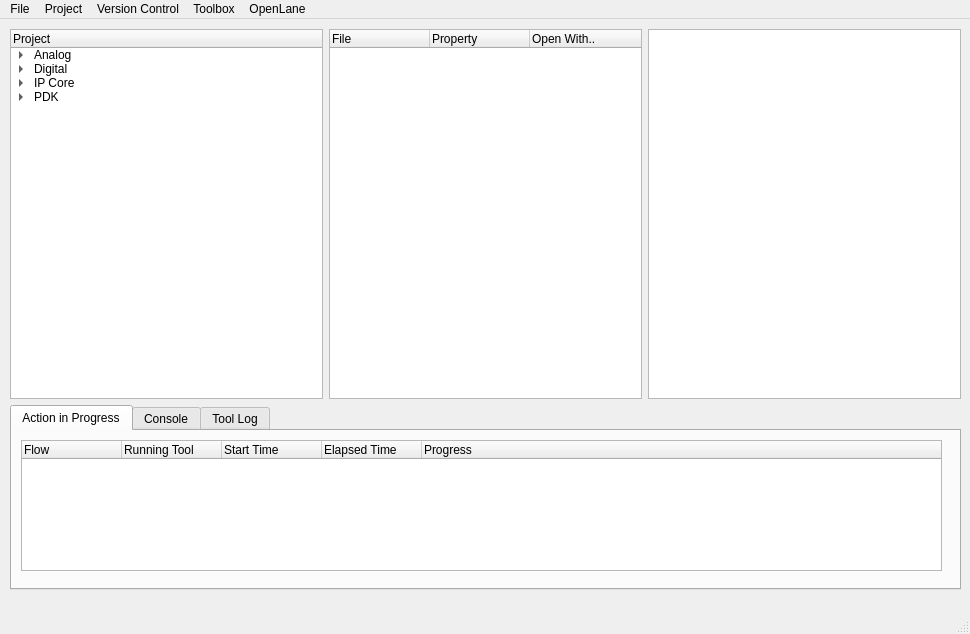
<?xml version="1.0" encoding="UTF-8"?>
<ui version="4.0">
 <class>mainWindow</class>
 <widget class="QMainWindow" name="mainWindow">
  <property name="geometry">
   <rect>
    <x>0</x>
    <y>0</y>
    <width>970</width>
    <height>634</height>
   </rect>
  </property>
  <property name="windowTitle">
   <string>EveIDE-MS</string>
  </property>
  <property name="windowOpacity">
   <double>0.000000000000000</double>
  </property>
  <widget class="QWidget" name="centralwidget">
   <widget class="QWidget" name="gridLayoutWidget">
    <property name="geometry">
     <rect>
      <x>10</x>
      <y>10</y>
      <width>951</width>
      <height>561</height>
     </rect>
    </property>
    <layout class="QGridLayout" name="gridLayout" rowstretch="2,1,0" columnstretch="0,0,0">
     <property name="sizeConstraint">
      <enum>QLayout::SetDefaultConstraint</enum>
     </property>
     <item row="0" column="0">
      <widget class="QTreeWidget" name="treeWidget">
       <column>
        <property name="text">
         <string>Project</string>
        </property>
       </column>
       <item>
        <property name="text">
         <string>Analog</string>
        </property>
        <item>
         <property name="text">
          <string>Module1</string>
         </property>
        </item>
       </item>
       <item>
        <property name="text">
         <string>Digital</string>
        </property>
        <item>
         <property name="text">
          <string>Module2</string>
         </property>
        </item>
       </item>
       <item>
        <property name="text">
         <string>IP Core</string>
        </property>
        <item>
         <property name="text">
          <string>Memory IP1</string>
         </property>
        </item>
        <item>
         <property name="text">
          <string>OTP1</string>
         </property>
        </item>
        <item>
         <property name="text">
          <string>eFPGA</string>
         </property>
        </item>
        <item>
         <property name="text">
          <string>ROM1</string>
         </property>
        </item>
       </item>
       <item>
        <property name="text">
         <string>PDK</string>
        </property>
        <item>
         <property name="text">
          <string>SKY130A</string>
         </property>
        </item>
       </item>
      </widget>
     </item>
     <item row="0" column="1">
      <widget class="QTreeWidget" name="treeWidget_2">
       <column>
        <property name="text">
         <string>File</string>
        </property>
       </column>
       <column>
        <property name="text">
         <string>Property</string>
        </property>
       </column>
       <column>
        <property name="text">
         <string>Open With..</string>
        </property>
       </column>
      </widget>
     </item>
     <item row="0" column="2">
      <widget class="QTableWidget" name="tableWidget"/>
     </item>
     <item row="1" column="0" colspan="3">
      <widget class="QTabWidget" name="">
       <property name="currentIndex">
        <number>0</number>
       </property>
       <widget class="QWidget" name="tab_2">
        <attribute name="title">
         <string>Action in Progress</string>
        </attribute>
        <widget class="QWidget" name="horizontalLayoutWidget_2">
         <property name="geometry">
          <rect>
           <x>9</x>
           <y>9</y>
           <width>921</width>
           <height>131</height>
          </rect>
         </property>
         <layout class="QHBoxLayout" name="horizontalLayout_2">
          <item>
           <widget class="QTreeWidget" name="treeWidget_4">
            <column>
             <property name="text">
              <string>Flow</string>
             </property>
            </column>
            <column>
             <property name="text">
              <string>Running Tool</string>
             </property>
            </column>
            <column>
             <property name="text">
              <string>Start Time</string>
             </property>
            </column>
            <column>
             <property name="text">
              <string>Elapsed Time</string>
             </property>
            </column>
            <column>
             <property name="text">
              <string>Progress</string>
             </property>
            </column>
           </widget>
          </item>
         </layout>
        </widget>
       </widget>
       <widget class="QWidget" name="tabConsole" native="true">
        <attribute name="title">
         <string>Console</string>
        </attribute>
        <layout class="QVBoxLayout" name="verticalLayout">
         <item>
          <widget class="QPlainTextEdit" name="plainTextEdit">
           <property name="plainText">
            <string>OpenLane
Interaction mode</string>
           </property>
          </widget>
         </item>
         <item>
          <widget class="QLineEdit" name="lineEdit">
           <property name="text">
            <string>&gt;&gt;</string>
           </property>
          </widget>
         </item>
        </layout>
       </widget>
       <widget class="QWidget" name="tab">
        <attribute name="title">
         <string>Tool Log</string>
        </attribute>
        <widget class="QWidget" name="horizontalLayoutWidget">
         <property name="geometry">
          <rect>
           <x>9</x>
           <y>9</y>
           <width>931</width>
           <height>131</height>
          </rect>
         </property>
         <layout class="QHBoxLayout" name="horizontalLayout" stretch="0,4">
          <item>
           <widget class="QTreeWidget" name="treeWidget_3">
            <column>
             <property name="text">
              <string>Tool</string>
             </property>
            </column>
            <column>
             <property name="text">
              <string>Run</string>
             </property>
            </column>
            <item>
             <property name="text">
              <string>Yosys</string>
             </property>
             <property name="text">
              <string>Yosys-2021xxxx.log</string>
             </property>
            </item>
           </widget>
          </item>
          <item>
           <widget class="QPlainTextEdit" name="plainTextEdit_2"/>
          </item>
         </layout>
        </widget>
       </widget>
      </widget>
     </item>
    </layout>
   </widget>
  </widget>
  <widget class="QMenuBar" name="menubar">
   <property name="geometry">
    <rect>
     <x>0</x>
     <y>0</y>
     <width>970</width>
     <height>23</height>
    </rect>
   </property>
   <widget class="QMenu" name="menuFile">
    <property name="title">
     <string>File</string>
    </property>
    <addaction name="actionNew_File"/>
    <addaction name="actionOpen_File"/>
    <addaction name="actionCut_File"/>
    <addaction name="actionCopy_File"/>
    <addaction name="actionDelete_File"/>
    <addaction name="actionImport_File"/>
    <addaction name="actionExport_File"/>
   </widget>
   <widget class="QMenu" name="menuEdit">
    <property name="title">
     <string>Project</string>
    </property>
    <addaction name="actionNew_Project"/>
    <addaction name="actionOpen_Project"/>
    <addaction name="actionProject_Setting"/>
    <addaction name="separator"/>
    <addaction name="actionClose_Project"/>
    <addaction name="actionClean_run_file"/>
    <addaction name="separator"/>
    <addaction name="actionImport_PDK"/>
    <addaction name="actionExport_PDK"/>
    <addaction name="separator"/>
    <addaction name="actionBackup_as"/>
   </widget>
   <widget class="QMenu" name="menuEdit_2">
    <property name="title">
     <string>Version Control</string>
    </property>
    <addaction name="actionGit_Commit"/>
    <addaction name="actionGit_Pull"/>
    <addaction name="actionGIt_Push"/>
    <addaction name="actionGit_Setting"/>
   </widget>
   <widget class="QMenu" name="menuToolbox">
    <property name="title">
     <string>Toolbox</string>
    </property>
    <addaction name="actionPDK_Converter"/>
    <addaction name="actionTechfile_Editor"/>
    <addaction name="actionIP_Generators"/>
   </widget>
   <widget class="QMenu" name="menuSystem">
    <property name="title">
     <string>OpenLane</string>
    </property>
    <addaction name="actionConnect_to_Docker"/>
    <addaction name="actionDisconnect_from_Docker"/>
    <addaction name="actionDocker_Setting"/>
    <addaction name="actionReset_Docker"/>
   </widget>
   <addaction name="menuFile"/>
   <addaction name="menuEdit"/>
   <addaction name="menuEdit_2"/>
   <addaction name="menuToolbox"/>
   <addaction name="menuSystem"/>
  </widget>
  <widget class="QStatusBar" name="statusbar"/>
  <action name="actionNew_File">
   <property name="text">
    <string>New File...</string>
   </property>
  </action>
  <action name="actionIP_Generators">
   <property name="text">
    <string>IP Generators</string>
   </property>
  </action>
  <action name="actionCopy_File">
   <property name="text">
    <string>Copy File</string>
   </property>
  </action>
  <action name="actionCut_File">
   <property name="text">
    <string>Move File</string>
   </property>
  </action>
  <action name="actionNew_Project">
   <property name="text">
    <string>New Project</string>
   </property>
  </action>
  <action name="actionOpen_Project">
   <property name="text">
    <string>Open Project</string>
   </property>
  </action>
  <action name="actionClose_Project">
   <property name="text">
    <string>Close Project</string>
   </property>
  </action>
  <action name="actionClean_run_file">
   <property name="text">
    <string>Clean run file</string>
   </property>
  </action>
  <action name="actionBackup_as">
   <property name="text">
    <string>Backup as...</string>
   </property>
  </action>
  <action name="actionTechfile_Editor">
   <property name="text">
    <string>Techfile Editor</string>
   </property>
  </action>
  <action name="actionProject_Setting">
   <property name="text">
    <string>Project Setting</string>
   </property>
  </action>
  <action name="actionImport_File">
   <property name="text">
    <string>Import File...</string>
   </property>
  </action>
  <action name="actionExport_File">
   <property name="text">
    <string>Export File...</string>
   </property>
  </action>
  <action name="actionOpen_File">
   <property name="text">
    <string>Open File...</string>
   </property>
  </action>
  <action name="actionDelete_File">
   <property name="text">
    <string>Delete File</string>
   </property>
  </action>
  <action name="actionGit_Commit">
   <property name="text">
    <string>Git Commit</string>
   </property>
  </action>
  <action name="actionGit_Pull">
   <property name="text">
    <string>Git Pull</string>
   </property>
  </action>
  <action name="actionGIt_Push">
   <property name="text">
    <string>Git Push</string>
   </property>
  </action>
  <action name="actionGit_Setting">
   <property name="text">
    <string>Git Setting</string>
   </property>
  </action>
  <action name="actionImport_PDK">
   <property name="text">
    <string>Import PDK</string>
   </property>
  </action>
  <action name="actionExport_PDK">
   <property name="text">
    <string>Export PDK</string>
   </property>
  </action>
  <action name="actionPDK_Converter">
   <property name="text">
    <string>PDK Converter</string>
   </property>
  </action>
  <action name="actionConnect_to_Docker">
   <property name="text">
    <string>Connect to Docker</string>
   </property>
  </action>
  <action name="actionDisconnect_from_Docker">
   <property name="text">
    <string>Disconnect from Docker</string>
   </property>
  </action>
  <action name="actionDocker_Setting">
   <property name="text">
    <string>Docker Setting</string>
   </property>
  </action>
  <action name="actionReset_Docker">
   <property name="text">
    <string>Reset Docker</string>
   </property>
  </action>
 </widget>
 <resources/>
 <connections/>
</ui>
